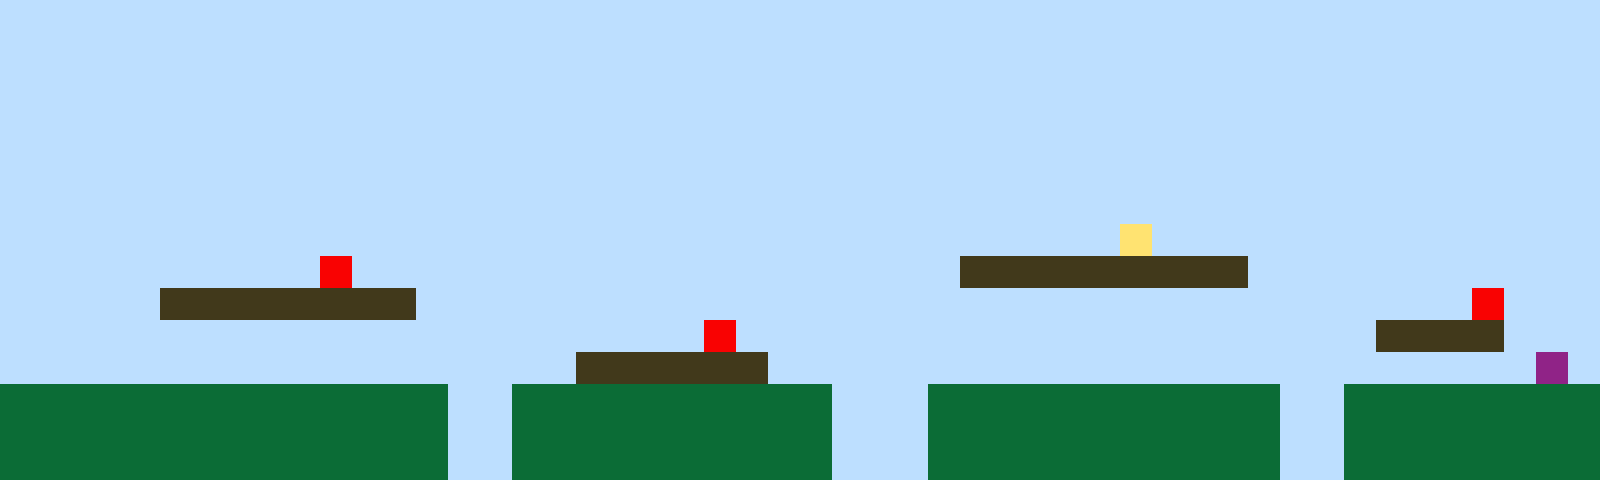

Rendered tile map (Tiled .tmx) drawn with the repository's tilesets; below, a short description and the full map source, tile grids included:
An orthogonal 50x15 tile map with 32x32 px tiles, 1 tile layer (Tile Layer 1).

<map version="1.10" tiledversion="1.11.2" orientation="orthogonal" renderorder="right-up" width="50" height="15" tilewidth="32" tileheight="32" infinite="0" nextlayerid="2" nextobjectid="1"><editorsettings><export target="map1.csv" format="csv" /></editorsettings><tileset firstgid="1" name="sprites" tilewidth="32" tileheight="32" tilecount="6" columns="3"><image source="sprites.png" width="96" height="64" /></tileset><layer id="1" name="Tile Layer 1" width="50" height="15"><data encoding="csv">1,1,1,1,1,1,1,1,1,1,1,1,1,1,1,1,1,1,1,1,1,1,1,1,1,1,1,1,1,1,1,1,1,1,1,1,1,1,1,1,1,1,1,1,1,1,1,1,1,1,1,1,1,1,1,1,1,1,1,1,1,1,1,1,1,1,1,1,1,1,1,1,1,1,1,1,1,1,1,1,1,1,1,1,1,1,1,1,1,1,1,1,1,1,1,1,1,1,1,1,1,1,1,1,1,1,1,1,1,1,1,1,1,1,1,1,1,1,1,1,1,1,1,1,1,1,1,1,1,1,1,1,1,1,1,1,1,1,1,1,1,1,1,1,1,1,1,1,1,1,1,1,1,1,1,1,1,1,1,1,1,1,1,1,1,1,1,1,1,1,1,1,1,1,1,1,1,1,1,1,1,1,1,1,1,1,1,1,1,1,1,1,1,1,1,1,1,1,1,1,1,1,1,1,1,1,1,1,1,1,1,1,1,1,1,1,1,1,1,1,1,1,1,1,1,1,1,1,1,1,1,1,1,1,1,1,1,1,1,1,1,1,1,1,1,1,1,1,1,1,1,1,1,1,1,1,1,1,1,1,1,1,1,1,1,1,1,1,1,1,1,1,1,1,1,1,1,1,1,1,1,1,1,1,1,1,1,1,1,1,1,1,1,1,1,1,1,1,1,1,1,1,1,1,1,1,1,1,1,1,1,1,1,1,1,1,1,1,1,1,1,1,1,1,1,1,1,1,1,1,1,1,1,1,1,1,1,1,1,1,1,1,1,1,1,1,1,1,1,1,1,1,1,1,1,1,1,1,1,1,1,1,1,1,1,1,1,1,1,1,1,1,1,1,1,1,1,1,1,1,1,1,1,1,1,4,1,1,1,1,1,1,1,1,1,1,1,1,1,1,1,1,1,1,1,1,1,1,1,1,5,1,1,1,1,1,1,1,1,1,1,1,1,1,1,1,1,1,1,1,3,3,3,3,3,3,3,3,3,1,1,1,1,1,1,1,1,1,1,1,1,1,1,1,1,3,3,3,3,3,3,3,3,1,1,1,1,1,1,1,1,1,1,1,1,1,1,1,1,1,1,1,1,1,1,1,1,1,1,1,1,1,1,1,1,1,5,1,1,1,1,1,1,1,1,1,1,1,1,1,1,1,1,1,1,1,1,1,1,1,1,1,5,1,1,1,1,1,1,1,1,1,1,1,1,1,1,1,1,1,1,1,1,3,3,3,3,1,1,1,1,1,1,1,1,1,1,1,1,1,1,1,1,1,1,1,1,1,3,3,3,3,3,3,1,1,1,1,1,1,1,1,1,1,1,1,1,1,1,1,1,1,1,1,1,1,1,1,6,1,2,2,2,2,2,2,2,2,2,2,2,2,2,2,1,1,2,2,2,2,2,2,2,2,2,2,1,1,1,2,2,2,2,2,2,2,2,2,2,2,1,1,2,2,2,2,2,2,2,2,2,2,2,2,2,2,2,2,2,2,2,2,2,2,1,1,2,2,2,2,2,2,2,2,2,2,1,1,1,2,2,2,2,2,2,2,2,2,2,2,1,1,2,2,2,2,2,2,2,2,2,2,2,2,2,2,2,2,2,2,2,2,2,2,1,1,2,2,2,2,2,2,2,2,2,2,1,1,1,2,2,2,2,2,2,2,2,2,2,2,1,1,2,2,2,2,2,2,2,2</data></layer></map>
